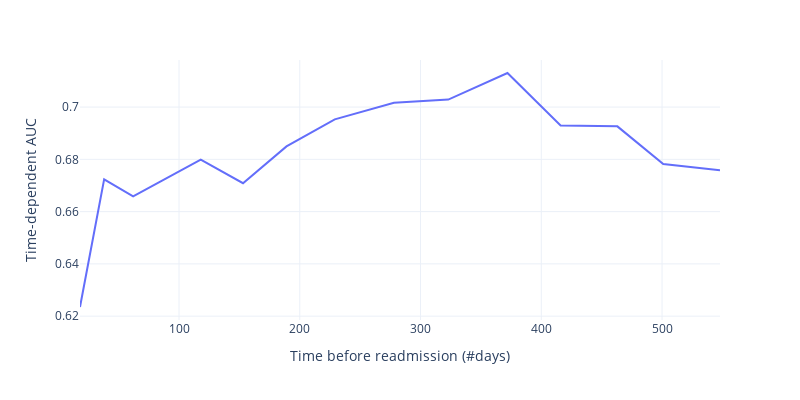

The notebook cell saved with this chart:
### Code cell
fig = px.line(x=times, y= auc, width=800, height=400)
fig.update_layout({
    "xaxis": dict(title = "Time before readmission (#days)"),
    "yaxis": dict(title = "Time-dependent AUC")
})

### Figure 1 — Plotly figure (JSON) as saved in the notebook; plotly's stock layout.template omitted (floating-point values rounded to 4 significant figures)
{"data": [{"hovertemplate": "x=%{x}<br>y=%{y}<extra></extra>", "legendgroup": "", "line": {"color": "#636efa", "dash": "solid"}, "mode": "lines", "name": "", "orientation": "v", "showlegend": false, "type": "scatter", "x": [18, 38, 62, 88, 118, 153, 189, 229, 278, 323, 372, 416, 463, 501, 548], "xaxis": "x", "y": [0.6235, 0.6724, 0.6659, 0.6723, 0.6799, 0.6709, 0.685, 0.6953, 0.7017, 0.7029, 0.713, 0.693, 0.6926, 0.6782, 0.6758], "yaxis": "y"}], "layout": {"height": 400, "legend": {"tracegroupgap": 0}, "margin": {"t": 60}, "width": 800, "xaxis": {"anchor": "y", "domain": [0, 1], "title": {"text": "Time before readmission (#days)"}}, "yaxis": {"anchor": "x", "domain": [0, 1], "title": {"text": "Time-dependent AUC"}}}}
